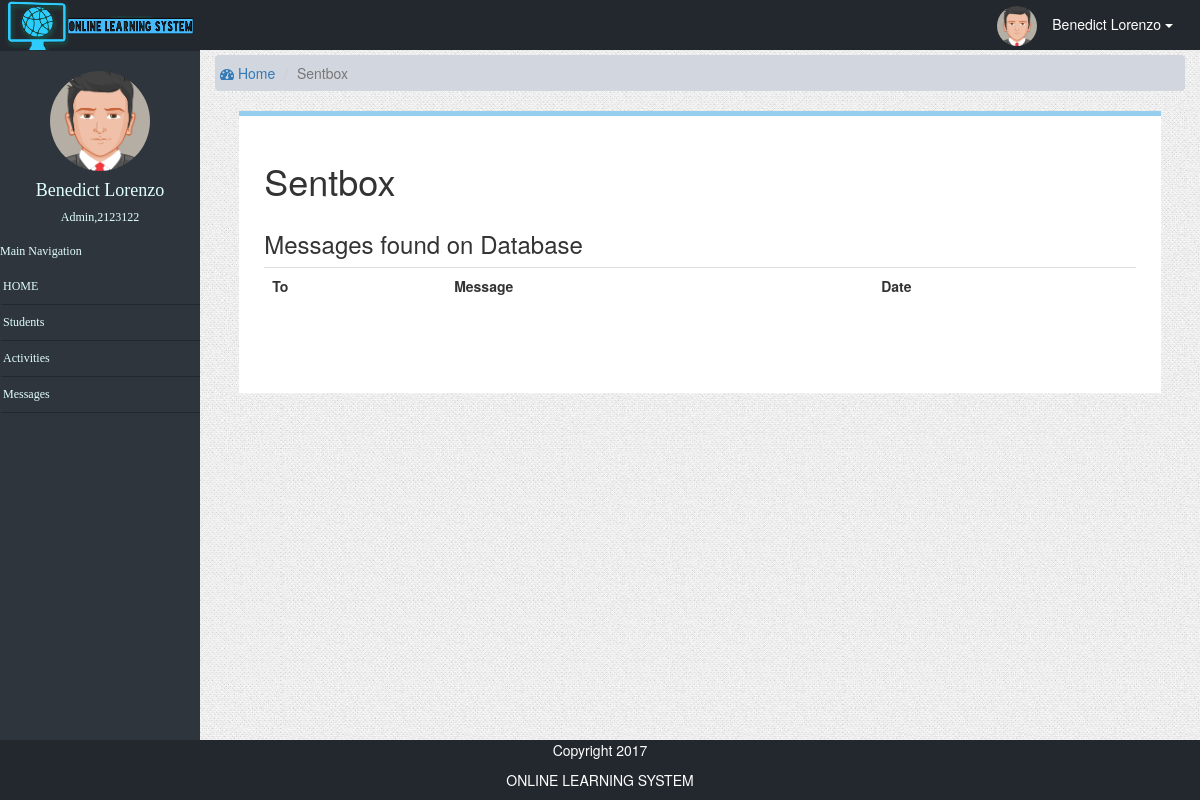
Page /admin/messages.php?ref=sentbox&id=2123122 (signed in) on the earlier database version.
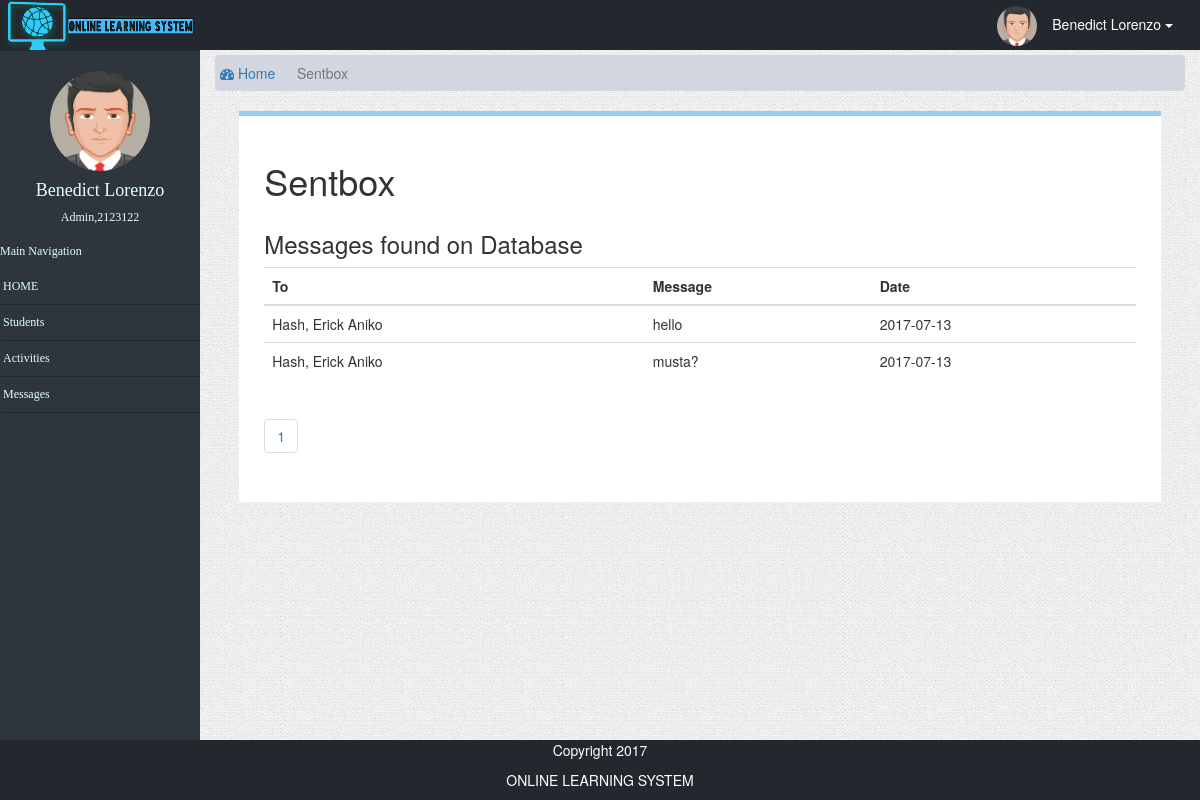
Same page on the later database version.
### tables this page shows
CREATE TABLE `message` (
  `from_id` varchar(255) NOT NULL,
  `messages` text NOT NULL,
  `sentTo_id` varchar(255) NOT NULL,
  `date` date NOT NULL,
  `time` time NOT NULL,
  `message_id` int(7) NOT NULL,
  `unread_msg` tinyint(1) DEFAULT NULL
);

### admin/admintemplate.php (the view, shortened to what the changed rows need)
<!DOCTYPE html>
<html>
<head>
    <link href="../css/bootstrap.min.css" rel="stylesheet">
    <link rel="stylesheet" type="text/css" href="../css/style.css">
    <link rel="stylesheet" href="https://cdnjs.cloudflare.com/ajax/libs/font-awesome/4.5.0/css/font-awesome.min.css">
</head>
<body onload="myFooter()">
    <div class="container" id="main">
        <div class="row">
            <div class="col-md-12">
                <?php  display_content() ?>
            </div>
        </div>
    </div>
</body>
</html>

### admin/messages.php (shortened to what the changed rows need)
<?php
function display_content(){
?>                      <li class="paginate_button">
                        </li><?php
  if ($_GET['ref']=="sentbox") {
    echo '
    <div class="content-wrapper">
    <section class="content-header">
      <ol class="breadcrumb">
        <li><a href="./"><i class="fa fa-dashboard"></i> Home</a></li>
          <li class ="active">Sentbox</li>
      </ol>
    </section>
    </div>
  <div class="borderStudent">
    <section class="content-header">
          <h1>Sentbox</h1>
          <section class = "content">
            <div class="row">
              <section class="col-lg-12">
                  <div class="box box-info">
                    <div class="box-header">
                        <h3 class="box-title">Messages found on Database</h3>
                    </div>
                    <div class="box-body">
                    <table class="table">
                      <tbody>
                        <tr>
                          <th>To</th>
                          <th>Message</th>
                          <th>Date</th>
                        </tr>
                      </tbody>
                      <tbody>';
                        include('../db_config/database.php');
                           $id =$_GET['id'];
                           $page =$_GET['page'];
                            if ($page=="" || $page=="1"){
                              $page1=0;
                            }else{
                                $page1=($page*10)-10;
                            }
                           $sql = "SELECT from_id,  concat(lastName,', ',firstName,' ',middleName) as Fullname, sentTo_id, messages ,date  From message JOIN user_info ON (message.sentTo_id = user_info.user_id) WHERE from_id = $id limit $page1,10";
                              $result = mysqli_query($connection,$sql);
                          if ($result->num_rows > 0) {
                            while($row = $result->fetch_assoc()) {
echo "
                        <tr>
                          <td>".$row["Fullname"]."</td>
                          <td>".$row["messages"]."</td>
                          <td>".$row["date"]."</td
                        </tr>
";
                    }
                  } $connection->close();
echo '
                      </tbody>
                    </table>
                    <ul class="pagination">';
                      include('../db_config/database.php');
                    $sql = "SELECT * FROM message";
                    $result = mysqli_query($connection,$sql);
                    if ($result->num_rows > 0) {
                      print '<tr><td colspan="10">';
                      $ragents=mysqli_num_rows($result);
                      $a = $ragents/10;
                      $a = ceil($a);
                      for ($b=1;$b<=$a;$b++){
 ?>
                      <li class="paginate_button">
                        <a href="messages.php?ref=sentbox&id=<?php echo $id; ?>&page=<?php echo $b; ?>" ><?php echo $b. " "; ?></a>
                      </li><?php
                    }
                  }
echo '
                    </ul>
                  </div>
              </div>
            </section>
          </div>
        </section>
      </section>
    </div>
  ';
  }
}
require_once('admintemplate.php');
	?>

Differences in the rows shown:
added message: Fullname "Hash, Erick Aniko", messages "hello", date "2017-07-13"
added message: Fullname "Hash, Erick Aniko", messages "musta?", date "2017-07-13"
Other differences:
new list line: "1"
